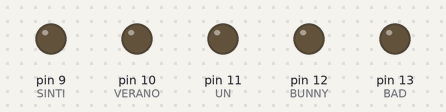
Recording of a sketch running on a simulated Arduino Uno, built with avr-gcc and run on an emulated ATmega328P. Parts: output pins drawn as LEDs (lit = HIGH).

Above: at 0.1 s.
At 4.1 s:
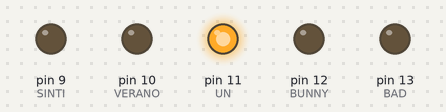
At 9.1 s:
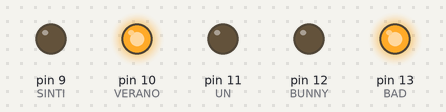
At 19.1 s:
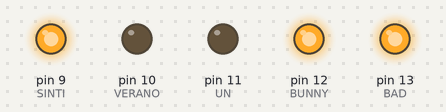
At 29.1 s:
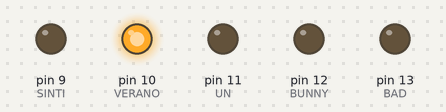
At 39.1 s:
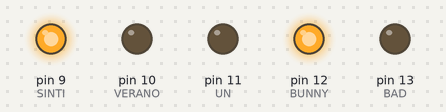
Timing chart, 0 to 40.0 s (numbered marks = the images above):
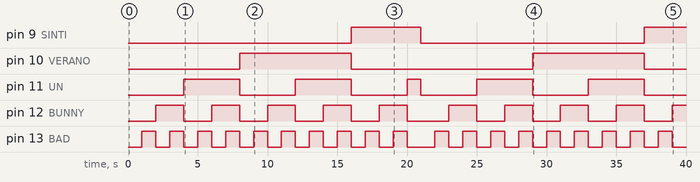

Measured:
- by itself, pin 9 (SINTI): LOW → HIGH at 16.0 s, → LOW 5.0 s later, → HIGH 16.0 s later
- by itself, pin 10 (VERANO): alternates HIGH for 8.0 s and LOW for 13.0 s
- by itself, pin 11 (UN): LOW → HIGH at 4.0 s, → LOW 4.0 s later, → HIGH 4.0 s later, → LOW 4.0 s later, … (10 changes in this stretch)
- by itself, pin 12 (BUNNY): goes 4 × (HIGH 2.0 s, LOW 2.0 s), HIGH 2.0 s, LOW 3.0 s, 4 × (HIGH 2.0 s, LOW 2.0 s), then HIGH
- by itself, pin 13 (BAD): goes 9 × (HIGH 1.0 s, LOW 1.0 s), HIGH 1.0 s, LOW 2.0 s, 8 × (HIGH 1.0 s, LOW 1.0 s), HIGH 1.0 s, then LOW

The sketch:

binario1.ino
```cpp
#define BAD 13
#define BUNNY 12
#define UN 11
#define VERANO 10
#define SINTI 9

void setup() {
  pinMode(BAD, OUTPUT);
  pinMode(BUNNY, OUTPUT);
  pinMode(UN , OUTPUT);
  pinMode(VERANO, OUTPUT);
  pinMode(SINTI, OUTPUT);
}

void loop() {

  for (int numero = 0; numero <= 20; numero++) {

    digitalWrite(BAD, (numero >> 0) & 1);
    digitalWrite(BUNNY, (numero >> 1) & 1);
    digitalWrite(UN, (numero >> 2) & 1);
    digitalWrite(VERANO, (numero >> 3) & 1);
    digitalWrite(SINTI, (numero >> 4) & 1);

    delay(1000);
  }

}
```
